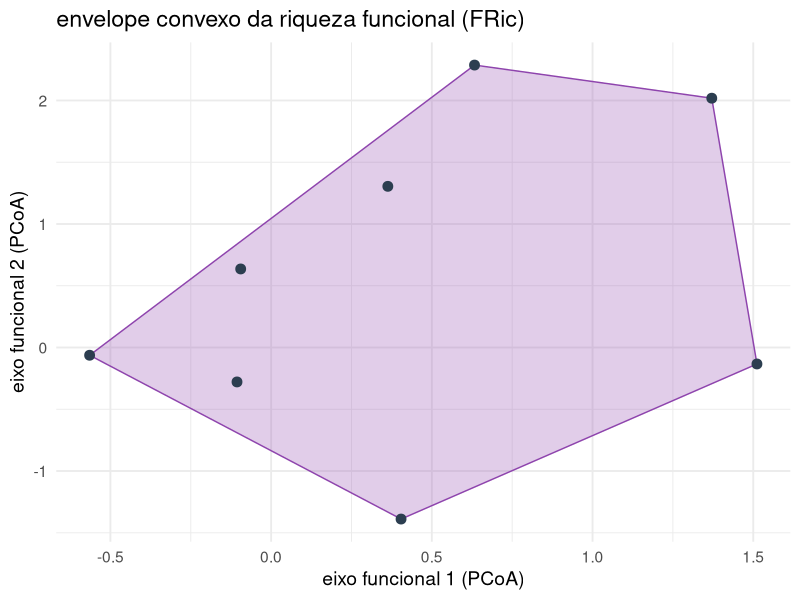
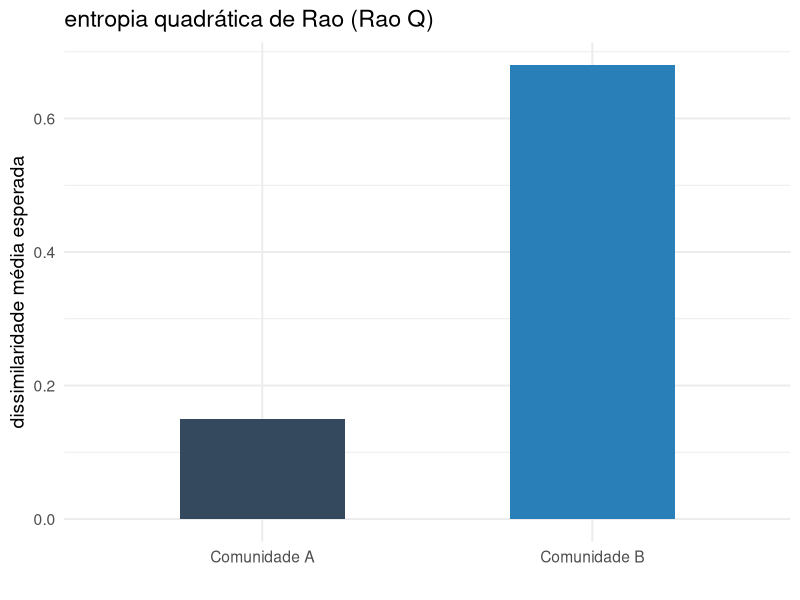
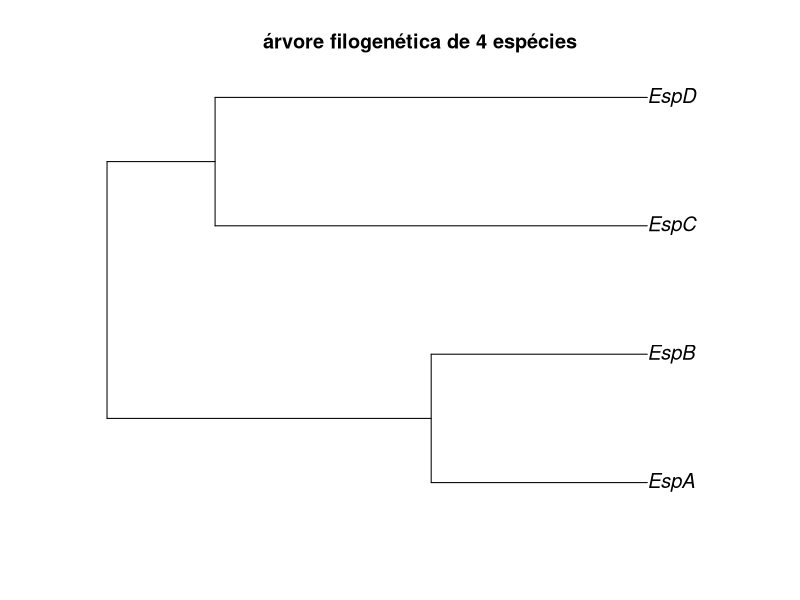
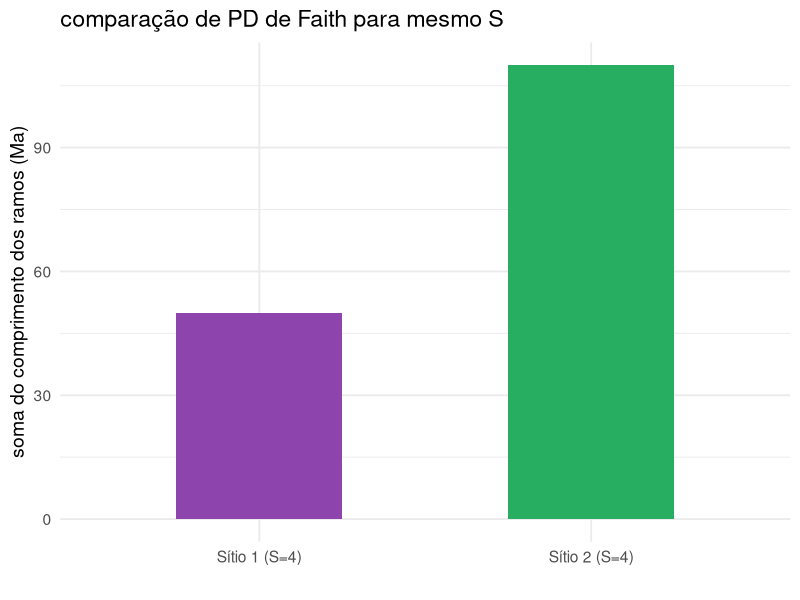
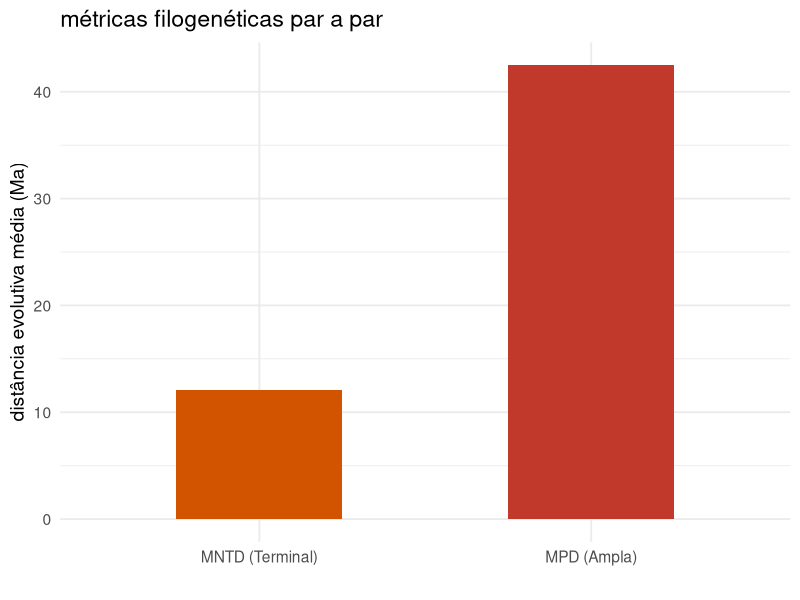
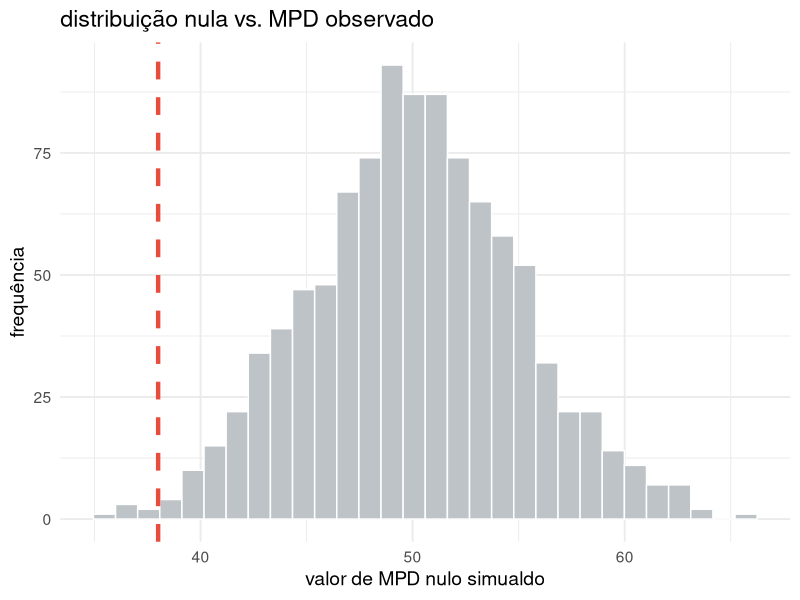
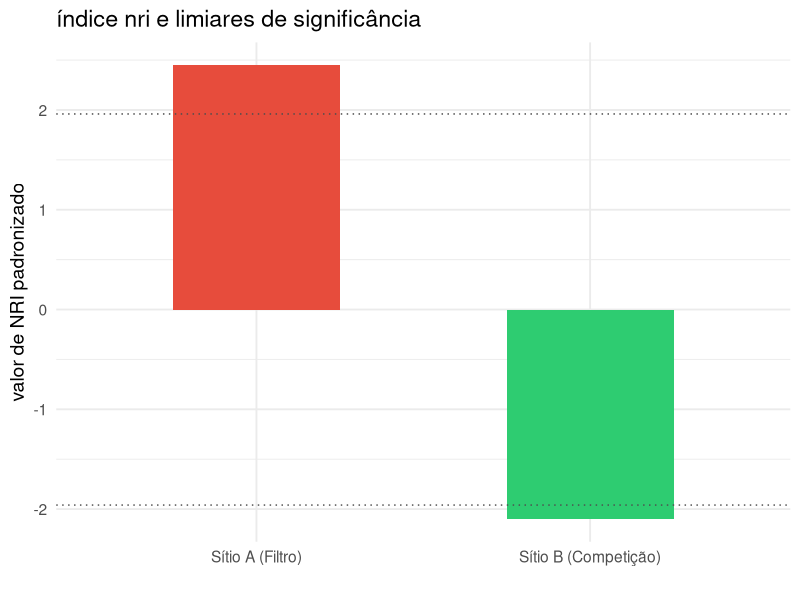
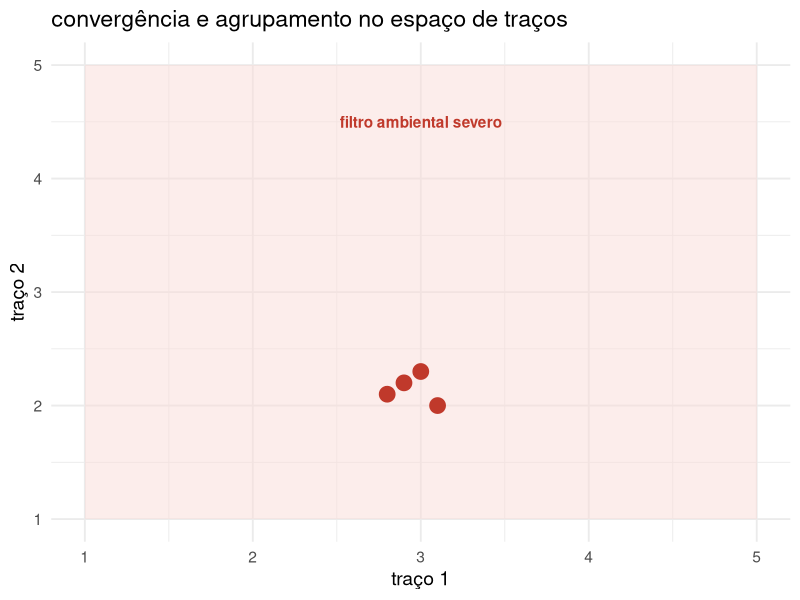

Recreate these plots in R, in order.
## ---- chunk 1
#| warning: false

library(tidyverse)
## ---- chunk 2
#| echo: false
#| fig-height: 5
set.seed(42)
df_fric <- data.frame(Trait1 = rnorm(8), Trait2 = rnorm(8))
chull_pts <- chull(df_fric$Trait1, df_fric$Trait2)
chull_pts <- c(chull_pts, chull_pts[1])
ggplot(df_fric, aes(x = Trait1, y = Trait2)) +
  geom_polygon(data = df_fric[chull_pts, ], fill = "#9b59b6", alpha = 0.3, color = "#8e44ad") +
  geom_point(size = 3, color = "#2c3e50") +
  theme_minimal(base_size = 14) +
  labs(title = "envelope convexo da riqueza funcional (FRic)",
       x = "eixo funcional 1 (PCoA)", y = "eixo funcional 2 (PCoA)")
## ---- chunk 3
#| echo: false
#| fig-height: 5
rao_df <- data.frame(
  Comunidade = c("Comunidade A", "Comunidade B"),
  Rao_Q = c(0.15, 0.68)
)
ggplot(rao_df, aes(x = Comunidade, y = Rao_Q, fill = Comunidade)) +
  geom_col(width = 0.5, show.legend = FALSE) +
  scale_fill_manual(values = c("#34495e", "#2980b9")) +
  theme_minimal(base_size = 14) +
  labs(title = "entropia quadrática de Rao (Rao Q)",
       y = "dissimilaridade média esperada", x = "")
## ---- chunk 4
#| echo: false
#| fig-height: 5
library(ape)
tree <- read.tree(text = "((EspA:10, EspB:10):15, (EspC:20, EspD:20):5);")
plot(tree, main = "árvore filogenética de 4 espécies", cex = 1.2)
## ---- chunk 5
#| echo: false
#| fig-height: 5
pd_df <- data.frame(
  Sítio = c("Sítio 1 (S=4)", "Sítio 2 (S=4)"),
  Faith_PD = c(50, 110)
)
ggplot(pd_df, aes(x = Sítio, y = Faith_PD, fill = Sítio)) +
  geom_col(width = 0.5, show.legend = FALSE) +
  scale_fill_manual(values = c("#8e44ad", "#27ae60")) +
  theme_minimal(base_size = 14) +
  labs(title = "comparação de PD de Faith para mesmo S",
       y = "soma do comprimento dos ramos (Ma)", x = "")
## ---- chunk 6
#| echo: false
#| fig-height: 5
mpd_df <- data.frame(
  Métrica = c("MPD (Ampla)", "MNTD (Terminal)"),
  Valor = c(42.5, 12.1)
)
ggplot(mpd_df, aes(x = Métrica, y = Valor, fill = Métrica)) +
  geom_col(width = 0.5, show.legend = FALSE) +
  theme_minimal(base_size = 14) +
  scale_fill_manual(values = c("#d35400", "#c0392b")) +
  labs(title = "métricas filogenéticas par a par",
       y = "distância evolutiva média (Ma)", x = "")
## ---- chunk 7
#| echo: false
#| fig-height: 5
set.seed(123)
null_dist <- rnorm(1000, mean = 50, sd = 5)
ggplot(data.frame(x = null_dist), aes(x = x)) +
  geom_histogram(fill = "#bdc3c7", color = "white", bins = 30) +
  geom_vline(xintercept = 38, color = "#e74c3c", size = 1.5, linetype = "dashed") +
  theme_minimal(base_size = 14) +
  labs(title = "distribuição nula vs. MPD observado",
       x = "valor de MPD nulo simualdo", y = "frequência")
## ---- chunk 8
#| echo: false
#| fig-height: 5
nri_df <- data.frame(
  Sítio = c("Sítio A (Filtro)", "Sítio B (Competição)"),
  NRI = c(2.45, -2.10)
)
ggplot(nri_df, aes(x = Sítio, y = NRI, fill = Sítio)) +
  geom_col(width = 0.5, show.legend = FALSE) +
  geom_hline(yintercept = c(-1.96, 1.96), linetype = "dotted", color = "gray30") +
  theme_minimal(base_size = 14) +
  scale_fill_manual(values = c("#e74c3c", "#2ecc71")) +
  labs(title = "índice nri e limiares de significância",
       y = "valor de NRI padronizado", x = "")
## ---- chunk 9
#| echo: false
#| fig-height: 5
ggplot() +
  annotate("rect", xmin = 1, xmax = 5, ymin = 1, ymax = 5, fill = "#fadbd8", alpha = 0.5) +
  annotate("text", x = 3, y = 4.5, label = "filtro ambiental severo", fontface = "bold", color = "#c0392b") +
  geom_point(aes(x = c(2.8, 3.0, 3.1, 2.9), y = c(2.1, 2.3, 2.0, 2.2)), size = 5, color = "#c0392b") +
  theme_minimal(base_size = 14) +
  labs(title = "convergência e agrupamento no espaço de traços", x = "traço 1", y = "traço 2")
## ---- chunk 10
#| echo: false
#| fig-height: 5
ggplot() +
  annotate("rect", xmin = 1, xmax = 5, ymin = 1, ymax = 5, fill = "#d5f5e3", alpha = 0.5) +
  annotate("text", x = 3, y = 4.5, label = "competição / limitação de similaridade", fontface = "bold", color = "#27ae60") +
  geom_point(aes(x = c(1.5, 4.5, 1.8, 4.2), y = c(1.5, 4.5, 4.2, 1.8)), size = 5, color = "#27ae60") +
  theme_minimal(base_size = 14) +
  labs(title = "divergência e superdispersão no espaço de traços", x = "traço 1", y = "traço 2")
## ---- chunk 11
#| echo: false
#| fig-height: 5
lego_traits <- data.frame(
  Peça = c("Bloco 2x4", "Placa 1x2", "Rampa 2x2", "Bloco 1x1"),
  Pinos = c(8, 2, 4, 1),
  Altura = c(1.0, 0.33, 1.0, 1.0)
)
ggplot(lego_traits, aes(x = Pinos, y = Altura, label = Peça, color = Peça)) +
  geom_point(size = 6, show.legend = FALSE) +
  geom_text(vjust = -0.8, size = 4, color = "black") +
  theme_minimal(base_size = 14) +
  labs(title = "espaço funcional das peças de lego", x = "número de pinos (biomassa)", y = "altura relativa")
## ---- chunk 12
#| echo: false
#| fig-height: 5
dist_mat <- dist(matrix(c(8,1.0, 2,0.33, 4,1.0, 1,1.0), ncol=2, byrow=TRUE))
hc <- hclust(dist_mat)
phy <- as.phylo(hc)
phy$tip.label <- c("Bloco 2x4", "Placa 1x2", "Rampa 2x2", "Bloco 1x1")
plot(phy, main = "dendrograma filogenético das peças de lego", cex = 1.1)
## ---- chunk 13
#| echo: false
#| fig-height: 5
filtro_df <- data.frame(
  Estágio = c("Antes do Filtro", "Após o Filtro Abiótico"),
  Riqueza_Funcional = c(12.4, 3.1)
)
ggplot(filtro_df, aes(x = Estágio, y = Riqueza_Funcional, fill = Estágio)) +
  geom_col(width = 0.5, show.legend = FALSE) +
  scale_fill_manual(values = c("#3498db", "#e74c3c")) +
  theme_minimal(base_size = 14) +
  labs(title = "redução do espaço funcional após o filtro", y = "riqueza funcional (FRic)", x = "")
## ---- chunk 14
#| echo: false
#| fig-height: 5
code_df <- data.frame(
  x_pos = 1:4,
  Pacote = c("FD", "picante", "vegan", "ape"),
  Funções_Chave = c("dbFD(), functcomp()", "pd(), ses.mpd()", "diversity(), radfit()", "as.phylo(), plot.phylo()"),
  y_pos = 4:1
)
ggplot(code_df, aes(x = x_pos, y = y_pos, label = Funções_Chave)) +
  geom_point(size = 5, color = "#2980b9") +
  geom_text(hjust = -0.1, size = 4) +
  scale_x_continuous(breaks = 1:4, labels = code_df$Pacote, limits = c(0.5, 5.0)) +
  coord_cartesian(ylim = c(0, 5)) +
  theme_minimal(base_size = 14) +
  theme(axis.text.y = element_blank(), axis.ticks.y = element_blank()) +
  labs(title = "ecossistema de pacotes em R", x = "", y = "")
## ---- chunk 15
#| echo: false
#| fig-height: 5
library(grid)
ggplot() +
  annotate("path", x = cos(seq(0, 2*pi, length.out=100)) + 2, y = sin(seq(0, 2*pi, length.out=100)) + 2, color = "red", size = 1.2) +
  annotate("path", x = cos(seq(0, 2*pi, length.out=100)) + 3, y = sin(seq(0, 2*pi, length.out=100)) + 2, color = "blue", size = 1.2) +
  annotate("path", x = cos(seq(0, 2*pi, length.out=100)) + 2.5, y = sin(seq(0, 2*pi, length.out=100)) + 1, color = "green", size = 1.2) +
  annotate("text", x = 1.6, y = 2.4, label = "Taxonômica", color = "red", fontface="bold") +
  annotate("text", x = 3.4, y = 2.4, label = "Funcional", color = "blue", fontface="bold") +
  annotate("text", x = 2.5, y = 0.6, label = "Filogenética", color = "green4", fontface="bold") +
  coord_cartesian(xlim = c(0, 5), ylim = c(-0.2, 3.5)) +
  theme_void() +
  labs(title = "integração das 3 dimensões da biodiversidade")
## ---- chunk 16
#| echo: false
#| fig-height: 5
summary_df <- data.frame(
  x_pos = 1:4,
  Passo = paste("Passo", 1:4),
  Status = c("Medição dos Traços", "Matrizes L e T no R", "Cálculo de FRic/RaoQ", "Teste do NRI Nulo"),
  y_pos = 4:1
)
ggplot(summary_df, aes(x = x_pos, y = y_pos, label = Status)) +
  geom_point(size = 6, color = "#27ae60") +
  geom_text(hjust = -0.1, size = 4.5, fontface = "bold") +
  scale_x_continuous(breaks = 1:4, labels = summary_df$Passo, limits = c(0.5, 5.0)) +
  coord_cartesian(ylim = c(0, 5)) +
  theme_minimal(base_size = 14) +
  theme(axis.text.y = element_blank(), axis.ticks.y = element_blank()) +
  labs(title = "roteiro prático do módulo 3", x = "", y = "")
